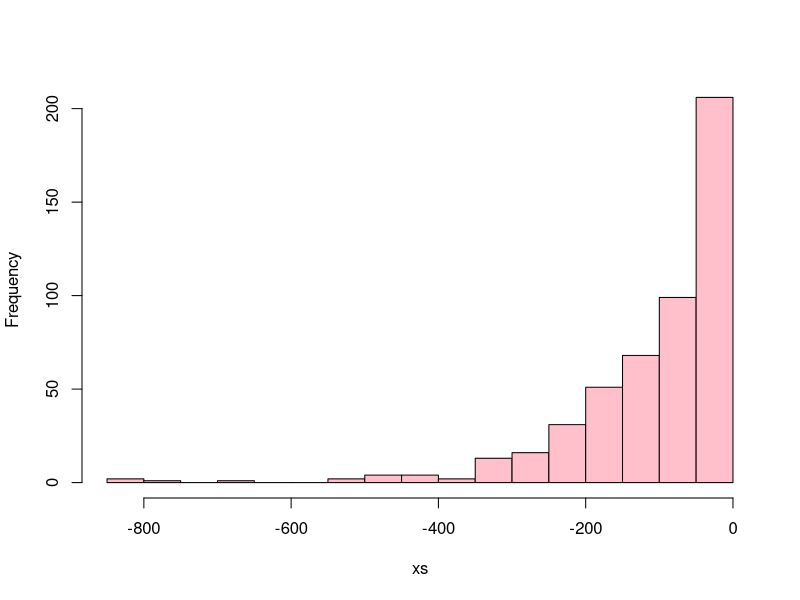

Recreate this plot in R.
## ---- chunk 1
knitr::opts_chunk$set(echo = TRUE, fig.align = "center")
library(tidyverse)
## ---- chunk 2
i <- sample(1:3, 1)
if(i == 1){
  xs <- rnorm(500, 100, 15)
} else if(i == 2){
  xs <- rexp(500, .01)
} else {
  xs <- (-1)*rexp(500, .01)
}
hist(xs, col = "pink", main = "", breaks = 20)
## ---- chunk 3
g1 <- e1071::skewness(xs)
Shapes <- ifelse(abs(g1) <= 0.2, "symmetric", ifelse(g1 > 0.2, "right skewed", "left skewed"))

if(Shapes == "symmetric"){
  ans <- c("the mean", round(mean(xs),4),"the standard deviation", round(sd(xs),4))
} else {
  ans <- c("the median", round(median(xs),4), "the IQR", round(IQR(xs),4))
}
## ---- chunk 4
DF <- data.frame(Mean = mean(xs), Median = median(xs), StDev = sd(xs), IQR = IQR(xs), Skew = e1071::skewness(xs))
knitr::kable(DF, col.names = c("$\\bar{x}$", "$\\hat{\\theta}$", "$\\hat{\\sigma}$", "$\\text{IQR}$", "$\\text{G}_1$"), caption = "Summary statistics for the values in Figure \\@ref(fig:HIS)")
